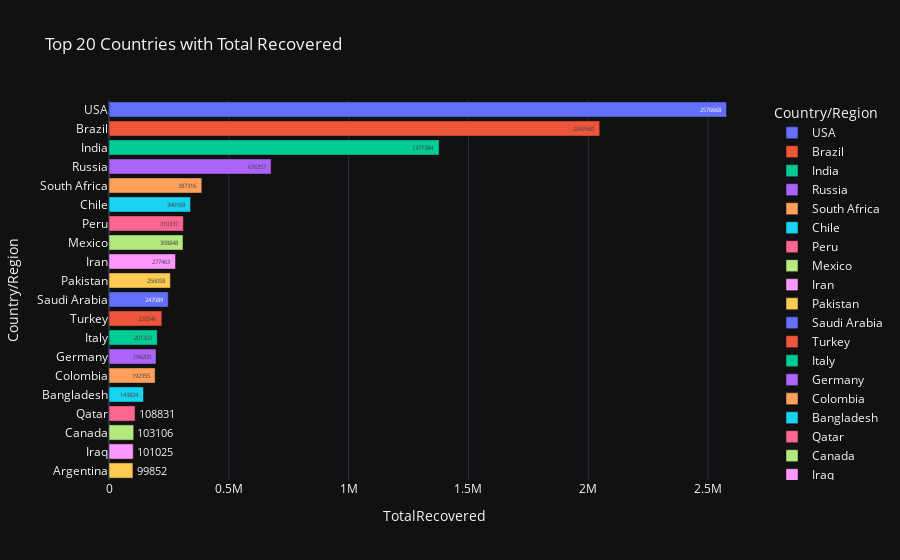

The cell this chart's notebook holds for it:
### Code cell
# plt.figure(figsize=(20, 10))
top_20_recovered = world_data.sort_values('TotalRecovered', ascending=False)[:20]
fig = px.bar(top_20_recovered,
            x='TotalRecovered', 
            y='Country/Region', 
            color='Country/Region', 
            text='TotalRecovered',
            title='Top 20 Countries with Total Recovered',
            template='plotly_dark',
            # category_orders={'Country/Region': top_20_recovered['Country/Region'][::-1].tolist()}
            # rotation='90'
    )
# fig.update_layout(template='plotly_dark', title_text = 'Top 20 countries with confirmed case')
fig.show()
# plt.show()

### Figure 1 — Plotly figure (JSON) as saved in the notebook; plotly's stock layout.template omitted (floating-point values rounded to 4 significant figures)
{"data": [{"alignmentgroup": "True", "hovertemplate": "Country/Region=%{y}<br>TotalRecovered=%{text}<extra></extra>", "legendgroup": "USA", "marker": {"color": "#636efa", "pattern": {"shape": ""}}, "name": "USA", "offsetgroup": "USA", "orientation": "h", "showlegend": true, "text": [2576668], "textposition": "auto", "type": "bar", "x": [2576668], "xaxis": "x", "y": ["USA"], "yaxis": "y"}, {"alignmentgroup": "True", "hovertemplate": "Country/Region=%{y}<br>TotalRecovered=%{text}<extra></extra>", "legendgroup": "Brazil", "marker": {"color": "#EF553B", "pattern": {"shape": ""}}, "name": "Brazil", "offsetgroup": "Brazil", "orientation": "h", "showlegend": true, "text": [2047660], "textposition": "auto", "type": "bar", "x": [2047660], "xaxis": "x", "y": ["Brazil"], "yaxis": "y"}, {"alignmentgroup": "True", "hovertemplate": "Country/Region=%{y}<br>TotalRecovered=%{text}<extra></extra>", "legendgroup": "India", "marker": {"color": "#00cc96", "pattern": {"shape": ""}}, "name": "India", "offsetgroup": "India", "orientation": "h", "showlegend": true, "text": [1377384], "textposition": "auto", "type": "bar", "x": [1377384], "xaxis": "x", "y": ["India"], "yaxis": "y"}, {"alignmentgroup": "True", "hovertemplate": "Country/Region=%{y}<br>TotalRecovered=%{text}<extra></extra>", "legendgroup": "Russia", "marker": {"color": "#ab63fa", "pattern": {"shape": ""}}, "name": "Russia", "offsetgroup": "Russia", "orientation": "h", "showlegend": true, "text": [676357], "textposition": "auto", "type": "bar", "x": [676357], "xaxis": "x", "y": ["Russia"], "yaxis": "y"}, {"alignmentgroup": "True", "hovertemplate": "Country/Region=%{y}<br>TotalRecovered=%{text}<extra></extra>", "legendgroup": "South Africa", "marker": {"color": "#FFA15A", "pattern": {"shape": ""}}, "name": "South Africa", "offsetgroup": "South Africa", "orientation": "h", "showlegend": true, "text": [387316], "textposition": "auto", "type": "bar", "x": [387316], "xaxis": "x", "y": ["South Africa"], "yaxis": "y"}, {"alignmentgroup": "True", "hovertemplate": "Country/Region=%{y}<br>TotalRecovered=%{text}<extra></extra>", "legendgroup": "Chile", "marker": {"color": "#19d3f3", "pattern": {"shape": ""}}, "name": "Chile", "offsetgroup": "Chile", "orientation": "h", "showlegend": true, "text": [340168], "textposition": "auto", "type": "bar", "x": [340168], "xaxis": "x", "y": ["Chile"], "yaxis": "y"}, {"alignmentgroup": "True", "hovertemplate": "Country/Region=%{y}<br>TotalRecovered=%{text}<extra></extra>", "legendgroup": "Peru", "marker": {"color": "#FF6692", "pattern": {"shape": ""}}, "name": "Peru", "offsetgroup": "Peru", "orientation": "h", "showlegend": true, "text": [310337], "textposition": "auto", "type": "bar", "x": [310337], "xaxis": "x", "y": ["Peru"], "yaxis": "y"}, {"alignmentgroup": "True", "hovertemplate": "Country/Region=%{y}<br>TotalRecovered=%{text}<extra></extra>", "legendgroup": "Mexico", "marker": {"color": "#B6E880", "pattern": {"shape": ""}}, "name": "Mexico", "offsetgroup": "Mexico", "orientation": "h", "showlegend": true, "text": [308848], "textposition": "auto", "type": "bar", "x": [308848], "xaxis": "x", "y": ["Mexico"], "yaxis": "y"}, {"alignmentgroup": "True", "hovertemplate": "Country/Region=%{y}<br>TotalRecovered=%{text}<extra></extra>", "legendgroup": "Iran", "marker": {"color": "#FF97FF", "pattern": {"shape": ""}}, "name": "Iran", "offsetgroup": "Iran", "orientation": "h", "showlegend": true, "text": [277463], "textposition": "auto", "type": "bar", "x": [277463], "xaxis": "x", "y": ["Iran"], "yaxis": "y"}, {"alignmentgroup": "True", "hovertemplate": "Country/Region=%{y}<br>TotalRecovered=%{text}<extra></extra>", "legendgroup": "Pakistan", "marker": {"color": "#FECB52", "pattern": {"shape": ""}}, "name": "Pakistan", "offsetgroup": "Pakistan", "orientation": "h", "showlegend": true, "text": [256058], "textposition": "auto", "type": "bar", "x": [256058], "xaxis": "x", "y": ["Pakistan"], "yaxis": "y"}, {"alignmentgroup": "True", "hovertemplate": "Country/Region=%{y}<br>TotalRecovered=%{text}<extra></extra>", "legendgroup": "Saudi Arabia", "marker": {"color": "#636efa", "pattern": {"shape": ""}}, "name": "Saudi Arabia", "offsetgroup": "Saudi Arabia", "orientation": "h", "showlegend": true, "text": [247089], "textposition": "auto", "type": "bar", "x": [247089], "xaxis": "x", "y": ["Saudi Arabia"], "yaxis": "y"}, {"alignmentgroup": "True", "hovertemplate": "Country/Region=%{y}<br>TotalRecovered=%{text}<extra></extra>", "legendgroup": "Turkey", "marker": {"color": "#EF553B", "pattern": {"shape": ""}}, "name": "Turkey", "offsetgroup": "Turkey", "orientation": "h", "showlegend": true, "text": [220546], "textposition": "auto", "type": "bar", "x": [220546], "xaxis": "x", "y": ["Turkey"], "yaxis": "y"}, {"alignmentgroup": "True", "hovertemplate": "Country/Region=%{y}<br>TotalRecovered=%{text}<extra></extra>", "legendgroup": "Italy", "marker": {"color": "#00cc96", "pattern": {"shape": ""}}, "name": "Italy", "offsetgroup": "Italy", "orientation": "h", "showlegend": true, "text": [201323], "textposition": "auto", "type": "bar", "x": [201323], "xaxis": "x", "y": ["Italy"], "yaxis": "y"}, {"alignmentgroup": "True", "hovertemplate": "Country/Region=%{y}<br>TotalRecovered=%{text}<extra></extra>", "legendgroup": "Germany", "marker": {"color": "#ab63fa", "pattern": {"shape": ""}}, "name": "Germany", "offsetgroup": "Germany", "orientation": "h", "showlegend": true, "text": [196200], "textposition": "auto", "type": "bar", "x": [196200], "xaxis": "x", "y": ["Germany"], "yaxis": "y"}, {"alignmentgroup": "True", "hovertemplate": "Country/Region=%{y}<br>TotalRecovered=%{text}<extra></extra>", "legendgroup": "Colombia", "marker": {"color": "#FFA15A", "pattern": {"shape": ""}}, "name": "Colombia", "offsetgroup": "Colombia", "orientation": "h", "showlegend": true, "text": [192355], "textposition": "auto", "type": "bar", "x": [192355], "xaxis": "x", "y": ["Colombia"], "yaxis": "y"}, {"alignmentgroup": "True", "hovertemplate": "Country/Region=%{y}<br>TotalRecovered=%{text}<extra></extra>", "legendgroup": "Bangladesh", "marker": {"color": "#19d3f3", "pattern": {"shape": ""}}, "name": "Bangladesh", "offsetgroup": "Bangladesh", "orientation": "h", "showlegend": true, "text": [143824], "textposition": "auto", "type": "bar", "x": [143824], "xaxis": "x", "y": ["Bangladesh"], "yaxis": "y"}, {"alignmentgroup": "True", "hovertemplate": "Country/Region=%{y}<br>TotalRecovered=%{text}<extra></extra>", "legendgroup": "Qatar", "marker": {"color": "#FF6692", "pattern": {"shape": ""}}, "name": "Qatar", "offsetgroup": "Qatar", "orientation": "h", "showlegend": true, "text": [108831], "textposition": "auto", "type": "bar", "x": [108831], "xaxis": "x", "y": ["Qatar"], "yaxis": "y"}, {"alignmentgroup": "True", "hovertemplate": "Country/Region=%{y}<br>TotalRecovered=%{text}<extra></extra>", "legendgroup": "Canada", "marker": {"color": "#B6E880", "pattern": {"shape": ""}}, "name": "Canada", "offsetgroup": "Canada", "orientation": "h", "showlegend": true, "text": [103106], "textposition": "auto", "type": "bar", "x": [103106], "xaxis": "x", "y": ["Canada"], "yaxis": "y"}, {"alignmentgroup": "True", "hovertemplate": "Country/Region=%{y}<br>TotalRecovered=%{text}<extra></extra>", "legendgroup": "Iraq", "marker": {"color": "#FF97FF", "pattern": {"shape": ""}}, "name": "Iraq", "offsetgroup": "Iraq", "orientation": "h", "showlegend": true, "text": [101025], "textposition": "auto", "type": "bar", "x": [101025], "xaxis": "x", "y": ["Iraq"], "yaxis": "y"}, {"alignmentgroup": "True", "hovertemplate": "Country/Region=%{y}<br>TotalRecovered=%{text}<extra></extra>", "legendgroup": "Argentina", "marker": {"color": "#FECB52", "pattern": {"shape": ""}}, "name": "Argentina", "offsetgroup": "Argentina", "orientation": "h", "showlegend": true, "text": [99852], "textposition": "auto", "type": "bar", "x": [99852], "xaxis": "x", "y": ["Argentina"], "yaxis": "y"}], "layout": {"barmode": "relative", "legend": {"title": {"text": "Country/Region"}, "tracegroupgap": 0}, "title": {"text": "Top 20 Countries with Total Recovered"}, "xaxis": {"anchor": "y", "domain": [0, 1], "title": {"text": "TotalRecovered"}}, "yaxis": {"anchor": "x", "categoryarray": ["Argentina", "Iraq", "Canada", "Qatar", "Bangladesh", "Colombia", "Germany", "Italy", "Turkey", "Saudi Arabia", "Pakistan", "Iran", "Mexico", "Peru", "Chile", "South Africa", "Russia", "India", "Brazil", "USA"], "categoryorder": "array", "domain": [0, 1], "title": {"text": "Country/Region"}}}}
